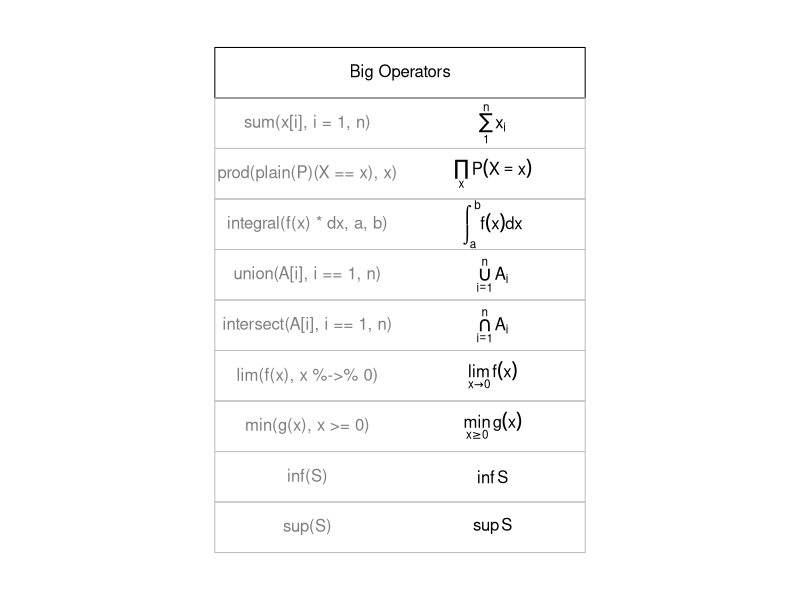
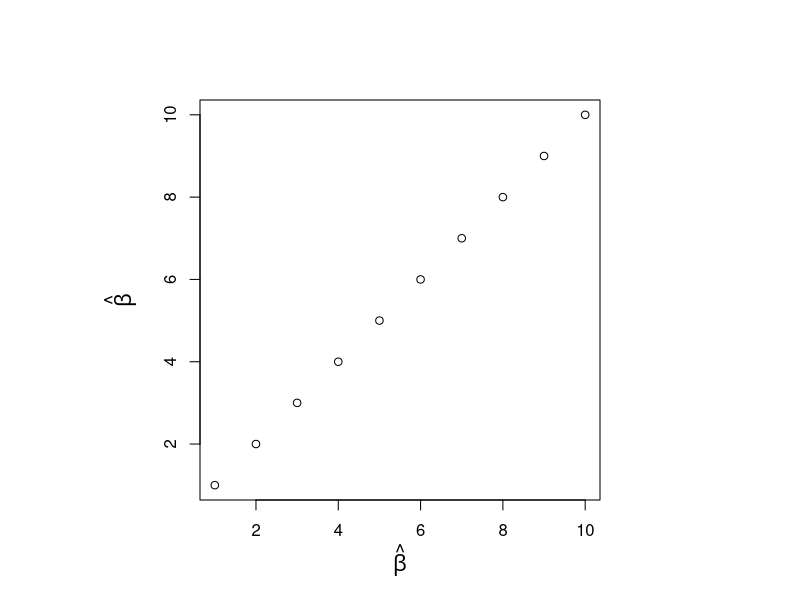
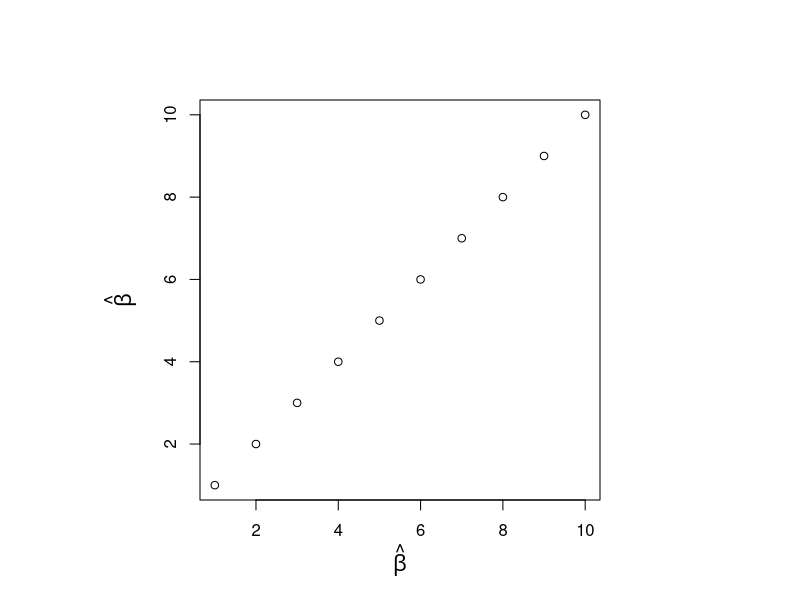
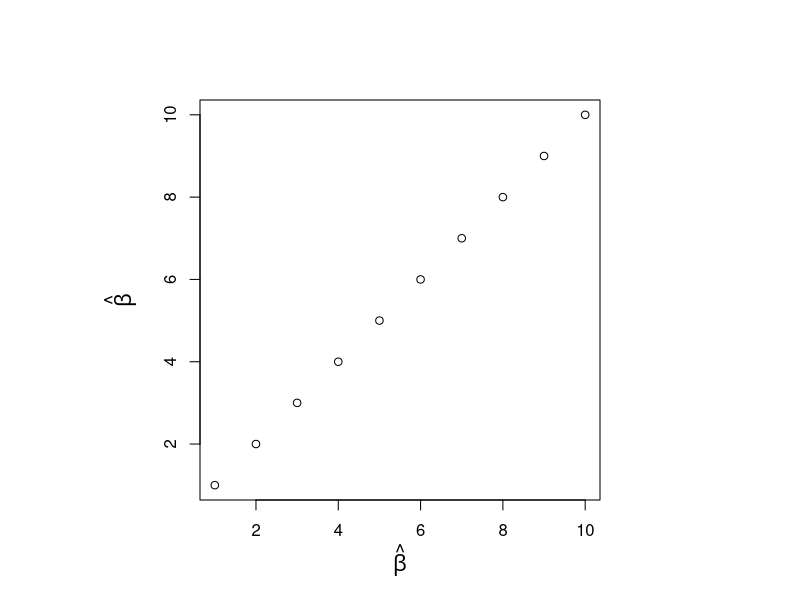
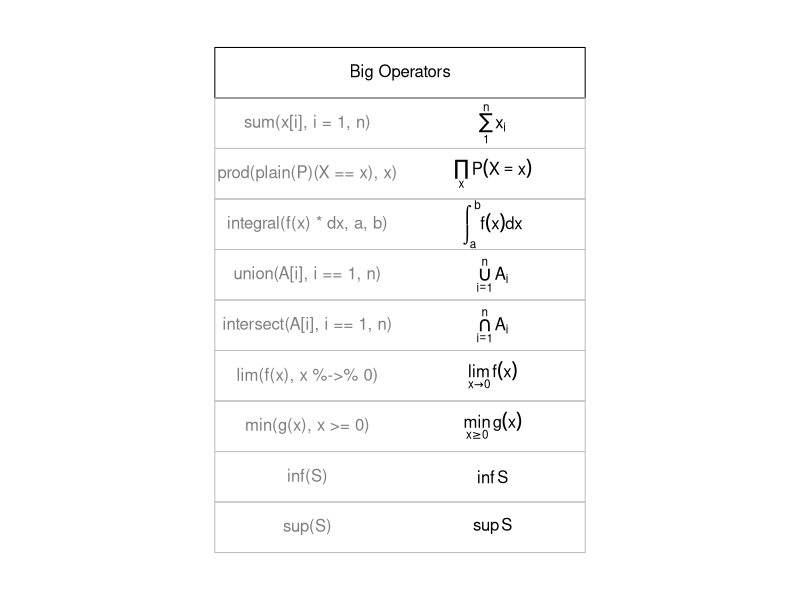

The R script that drew these images, in order:
## ---- chunk 1
knitr::opts_chunk$set(
  collapse = TRUE,
  comment = "#>"
)
## ---- chunk 2
make.table <- function(nr, nc) {
  savepar <- par(mar=rep(0, 4), pty="s")
  plot(c(0, nc*2 + 1), c(0, -(nr + 1)),
       type="n", xlab="", ylab="", axes=FALSE)
  savepar
}

get.r <- function(i, nr) {
  i %% nr + 1
}

get.c <- function(i, nr) {
  i %/% nr + 1
}

draw.title.cell <- function(title, i, nr) {
  r <- get.r(i, nr)
  c <- get.c(i, nr)
  text(2*c - .5, -r, title)
  rect((2*(c - 1) + .5), -(r - .5), (2*c + .5), -(r + .5))
}

draw.plotmath.cell <- function(expr, i, nr, string = NULL) {
  r <- get.r(i, nr)
  c <- get.c(i, nr)
  if (is.null(string)) {
    string <- deparse(expr)
    string <- substr(string, 12, nchar(string) - 1)
  }
  text((2*(c - 1) + 1), -r, string, col="grey50")
  text((2*c), -r, expr, adj=c(.5,.5))
  rect((2*(c - 1) + .5), -(r - .5), (2*c + .5), -(r + .5), border="grey")
}

# Need fewer, taller rows and fewer, wider columns for big operators ...
nr <- 10
nc <- 1
make.table(nr, nc)
i <- 0
draw.title.cell("Big Operators", i, nr); i <- i + 1
draw.plotmath.cell(expression(sum(x[i], i=1, n)), i, nr); i <- i + 1
draw.plotmath.cell(expression(prod(plain(P)(X == x), x)), i, nr); i <- i + 1
draw.plotmath.cell(expression(integral(f(x) * dx, a, b)), i, nr); i <- i + 1
draw.plotmath.cell(expression(union(A[i], i==1, n)), i, nr); i <- i + 1
draw.plotmath.cell(expression(intersect(A[i], i==1, n)), i, nr); i <- i + 1
draw.plotmath.cell(expression(lim(f(x), x %->% 0)), i, nr); i <- i + 1
draw.plotmath.cell(expression(min(g(x), x >= 0)), i, nr); i <- i + 1
draw.plotmath.cell(expression(inf(S)), i, nr); i <- i + 1
draw.plotmath.cell(expression(sup(S)), i, nr); i <- i + 1
## ---- chunk 3
par(mar = c(5, 5, 5, 5), cex.lab = 1.3)
plot(1:10, xlab = expression(hat(beta)), ylab = expression(hat(beta)))
## ---- chunk 4
par(mar = c(5, 5, 5, 5), cex.lab = 1.3)
plot(1:10, xlab = expression(hat(beta)), ylab = expression(hat(beta)))
## ---- chunk 5
par(mar = c(5, 5, 5, 5), cex.lab = 1.3)
plot(1:10, xlab = expression(hat(beta)), ylab = expression(hat(beta)))
## ---- chunk 6
# Need fewer, taller rows and fewer, wider columns for big operators ...
nr <- 10
nc <- 1
make.table(nr, nc)
i <- 0
draw.title.cell("Big Operators", i, nr); i <- i + 1
draw.plotmath.cell(expression(sum(x[i], i=1, n)), i, nr); i <- i + 1
draw.plotmath.cell(expression(prod(plain(P)(X == x), x)), i, nr); i <- i + 1
draw.plotmath.cell(expression(integral(f(x) * dx, a, b)), i, nr); i <- i + 1
draw.plotmath.cell(expression(union(A[i], i==1, n)), i, nr); i <- i + 1
draw.plotmath.cell(expression(intersect(A[i], i==1, n)), i, nr); i <- i + 1
draw.plotmath.cell(expression(lim(f(x), x %->% 0)), i, nr); i <- i + 1
draw.plotmath.cell(expression(min(g(x), x >= 0)), i, nr); i <- i + 1
draw.plotmath.cell(expression(inf(S)), i, nr); i <- i + 1
draw.plotmath.cell(expression(sup(S)), i, nr); i <- i + 1
